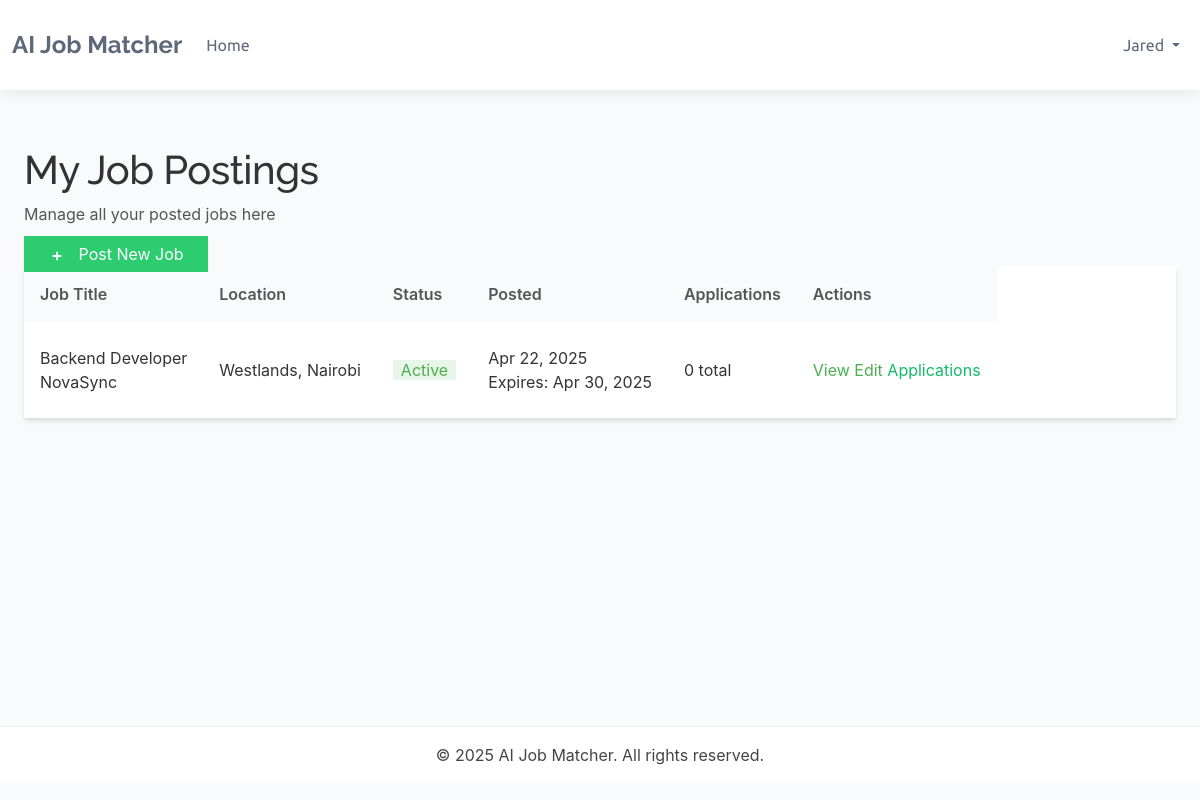
Before: /dashboards/recruiter/jobs/ (signed in) with the older database file.
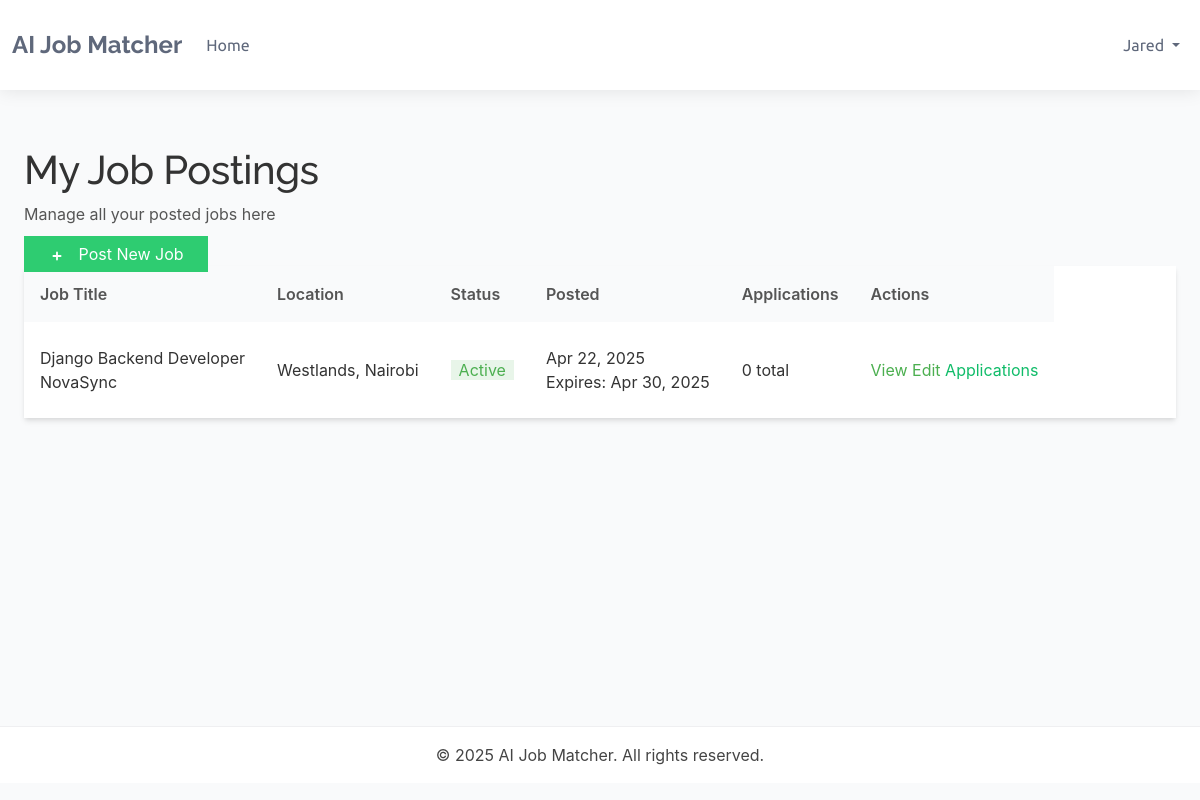
After: the same page with the newer database file.
### dashboards/models.py (models this page shows, shortened)
class BaseModel(models.Model):
    created_at = models.DateTimeField(auto_now_add=True)
    updated_at = models.DateTimeField(auto_now=True)
    class Meta:
        abstract = True

class JobPosting(BaseModel):
    STATUS_CHOICES = (
        ('active', 'Active'),
        ('filled', 'Filled'),
        ('expired', 'Expired'),
        ('draft', 'Draft'),
    )
    recruiter = models.ForeignKey(Recruiter, on_delete=models.CASCADE, related_name='job_postings')
    title = models.CharField(_('job title'), max_length=255)
    company_name = models.CharField(_('company name'), max_length=255)
    category = models.CharField(_('job category'), max_length=100)
    description = models.TextField(_('job description'))
    requirements = models.TextField(_('job requirements'))
    responsibilities = models.TextField(_('responsibilities'))
    location = models.CharField(_('location'), max_length=255)
    salary_min = models.DecimalField(_('minimum salary'), max_digits=12, decimal_places=2, null=True, blank=True)
    salary_max = models.DecimalField(_('maximum salary'), max_digits=12, decimal_places=2, null=True, blank=True)
    experience_required = models.PositiveIntegerField(_('experience required (years)'), default=0)
    education_level = models.CharField(_('education level'), max_length=100)
    employment_type = models.CharField(_('employment type'), max_length=50)
    status = models.CharField(_('status'), max_length=20, choices=STATUS_CHOICES, default='active')
    expiry_date = models.DateField(_('expiry date'), default=timezone.now)
    skills_required = models.TextField(_('skills required'))
    embedding_vector = models.BinaryField(_('job embedding vector'), null=True, blank=True)
    class Meta:
        ordering = ['-created_at']
        verbose_name = _('Job Posting')
        verbose_name_plural = _('Job Postings')

### dashboards/views.py (the view)
# urls.py: path('recruiter/jobs/', views.job_list, name='job_list'),
@login_required
@user_passes_test(is_recruiter)
def job_list(request):
    recruiter_profile = request.user.recruiter
    jobs = JobPosting.objects.filter(recruiter=recruiter_profile).order_by('-created_at')
    for job in jobs:
        job.application_count = JobApplication.objects.filter(job=job).count()
        job.pending_count = JobApplication.objects.filter(job=job, status='pending').count()
    paginator = Paginator(jobs, 10)  # Show 10 jobs per page
    page_number = request.GET.get('page')
    page_obj = paginator.get_page(page_number)
    context = {
        'page_obj': page_obj,
    }
    return render(request, 'dashboards/job_list.html', context)

### dashboards/views.py (called while the page is built)
def is_recruiter(user):
    return user.is_authenticated and user.role == 'Recruiter'

### templates/dashboards/job_list.html (shortened to what the changed rows need)
{% extends 'dashboards/base.html' %}
{% block content %}
<div class="container mx-auto px-4 py-6">
    <div class="flex justify-between items-center mb-6">
        <div>
            <h1 class="text-3xl font-bold text-gray-800">My Job Postings</h1>
        </div>
    </div>
    <div class="bg-white rounded-lg shadow-md overflow-hidden">
        {% if page_obj %}
            <div class="overflow-x-auto">
                <table class="min-w-full divide-y divide-gray-200">
                    <thead class="bg-gray-50">
                        <tr>
                            <th scope="col" class="px-6 py-3 text-left text-xs font-medium text-gray-500 uppercase tracking-wider">Job Title</th>
                            <th scope="col" class="px-6 py-3 text-left text-xs font-medium text-gray-500 uppercase tracking-wider">Location</th>
                            <th scope="col" class="px-6 py-3 text-left text-xs font-medium text-gray-500 uppercase tracking-wider">Status</th>
                            <th scope="col" class="px-6 py-3 text-left text-xs font-medium text-gray-500 uppercase tracking-wider">Posted</th>
                            <th scope="col" class="px-6 py-3 text-left text-xs font-medium text-gray-500 uppercase tracking-wider">Applications</th>
                            <th scope="col" class="px-6 py-3 text-left text-xs font-medium text-gray-500 uppercase tracking-wider">Actions</th>
                        </tr>
                    </thead>
                    <tbody class="bg-white divide-y divide-gray-200">
                        {% for job in page_obj %}
                        <tr>
                            <td class="px-6 py-4 whitespace-nowrap">
                                <div class="text-sm font-medium text-gray-900">{{ job.title }}</div>
                                <div class="text-xs text-gray-500">{{ job.company_name }}</div>
                            </td>
                            <td class="px-6 py-4 whitespace-nowrap">
                                <div class="text-sm text-gray-900">{{ job.location }}</div>
                            </td>
                            <td class="px-6 py-4 whitespace-nowrap">
                                <span class="px-2 inline-flex text-xs leading-5 font-semibold rounded-full
                                    {% if job.status == 'active' %}bg-green-100 text-green-800
                                    {% elif job.status == 'filled' %}bg-blue-100 text-blue-800
                                    {% elif job.status == 'expired' %}bg-red-100 text-red-800
                                    {% elif job.status == 'draft' %}bg-gray-100 text-gray-800
                                    {% else %}bg-gray-100 text-gray-800{% endif %}">
                                    {{ job.status|title }}
                                </span>
                            </td>
                            <td class="px-6 py-4 whitespace-nowrap text-sm text-gray-500">
                                {{ job.created_at|date:"M d, Y" }}
                                <div class="text-xs text-gray-400">Expires: {{ job.expiry_date|date:"M d, Y" }}</div>
                            </td>
                            <td class="px-6 py-4 whitespace-nowrap">
                                <div class="text-sm text-gray-900">{{ job.application_count }} total</div>
                            </td>
                            <td class="px-6 py-4 whitespace-nowrap text-sm font-medium">
                                <div class="flex space-x-2">
                                    <a href="{% url 'dashboards:job_detail' job_id=job.id %}" class="text-blue-600 hover:text-blue-900">View</a>
                                    <a href="{% url 'dashboards:edit_job' job_id=job.id %}" class="text-indigo-600 hover:text-indigo-900">Edit</a>
                                    <a href="{% url 'dashboards:applications_list' %}?job={{ job.id }}" class="text-green-600 hover:text-green-900">Applications</a>
                                </div>
                            </td>
                        </tr>
                        {% endfor %}
                    </tbody>
                </table>
            </div>
        {% endif %}
    </div>
</div>
{% endblock %}

Changed rows visible on the page:
changed JobPosting "NovaSync": title "Backend Developer" → "Django Backend Developer"
